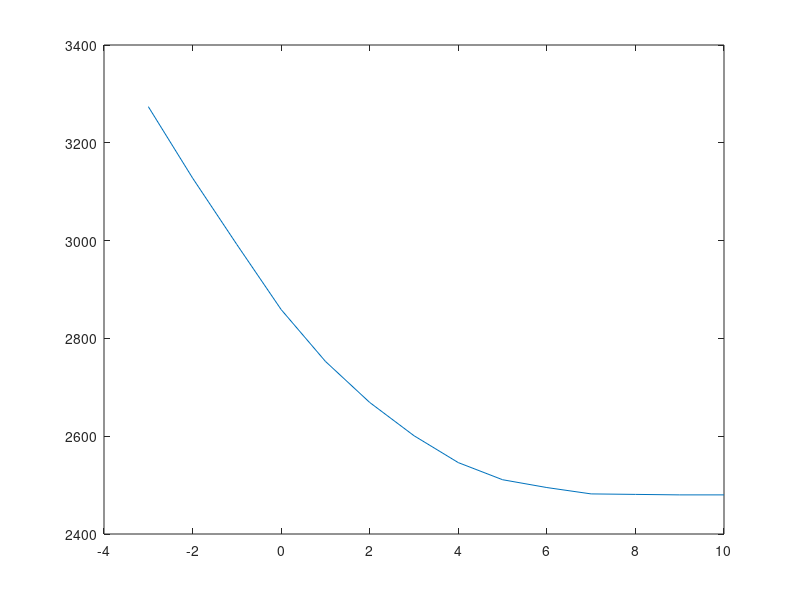

The MATLAB script that drew this image:
clear
A=1;
Nb=10000;
sb=randi([0,1],1,Nb); %sequencia de bits
gt=A*sb;            %sinal
rt= randn(1,10000); %ruído gaussiano
xt = gt+rt;         %sinal recebido

ps = mean(gt.^2); %potência do sinal = A^2/2
pn = mean(rt.^2); %potência do ruído

SNR = 10*log10(ps/pn); %Potência do sinal em Db

%Calculando A, considerando que a potência de ruído não muda
ps2 = zeros(1,12);
for SNR2 = -3:1:10;  %Dbs desejados
    ps2(SNR2+4)= (10^(SNR2/10))*pn;  %Potências do sinal necessárias
end
A2 = reshape(((ps2*2).^(1/2)),14,1); %Amplitudes à partir das potências

%Sinais com amplitudes que variam a SNR de -3 a 10 dB
lambda=0;
gt1=A2(1).*sb;
xt1 = (gt1+rt)>lambda;         %sinal recebido (em binário)

gt2=A2(2).*sb;
xt2 = (gt2+rt)>lambda;         %sinal recebido

gt3=A2(3).*sb;
xt3 = (gt3+rt)>lambda;         %sinal recebido

gt4=A2(4).*sb;
xt4 = (gt4+rt)>lambda;         %sinal recebido

gt5=A2(5).*sb;
xt5 = (gt5+rt)>lambda;         %sinal recebido

gt6=A2(6).*sb;
xt6 = (gt6+rt)>lambda;         %sinal recebido

gt7=A2(7).*sb;
xt7 = (gt7+rt)>lambda;         %sinal recebido

gt8=A2(8).*sb;
xt8 = (gt8+rt)>lambda;         %sinal recebido

gt9=A2(9).*sb;
xt9 = (gt9+rt)>lambda;         %sinal recebido

gt10=A2(10).*sb;
xt10 = (gt10+rt)>lambda;         %sinal recebido

gt11=A2(11).*sb;
xt11 = (gt11+rt)>lambda;         %sinal recebido

gt12=A2(12).*sb;
xt12 = (gt12+rt)>lambda;         %sinal recebido

gt13=A2(13).*sb;
xt13 = (gt13+rt)>lambda;         %sinal recebido

gt14=A2(14).*sb;
xt14 = (gt14+rt)>lambda;         %sinal recebido

BERm3= biterr(xt1,sb); %Biterror -3dB
BERm2= biterr(xt2,sb);
BERm1= biterr(xt3,sb);
BER0= biterr(xt4,sb); %Biterror 0dB
BER1= biterr(xt5,sb);
BER2= biterr(xt6,sb);
BER3= biterr(xt7,sb);
BER4= biterr(xt8,sb);
BER5= biterr(xt9,sb);
BER6= biterr(xt10,sb);
BER7= biterr(xt11,sb);
BER8= biterr(xt12,sb);
BER9= biterr(xt13,sb);
BER10= biterr(xt14,sb);

x=[BERm3, BERm2, BERm1, BER0, BER1, BER2, BER3, BER4, BER5, BER6, BER7, BER8, BER9, BER10];
plot(-3:1:10,x)